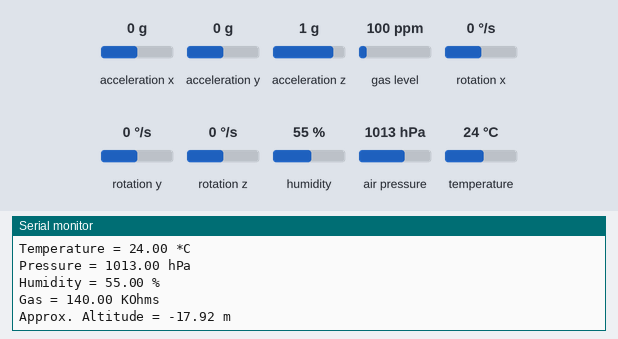
The sketch below on a simulated Arduino Leonardo, built with avr-gcc and run on an emulated ATmega32U4. Shown: the last lines printed to the serial monitor. The inputs (shaded band) are chosen by the test bench; at power-on: acceleration x 0 g, acceleration y 0 g, acceleration z 1 g, gas level 100 ppm, rotation x 0 °/s, rotation y 0 °/s, rotation z 0 °/s, humidity 55 %, air pressure 1013 hPa, temperature 24 °C.

Above: at 1.3 s.
1.4 s: acceleration x set to -1.4 g
At 3.0 s:
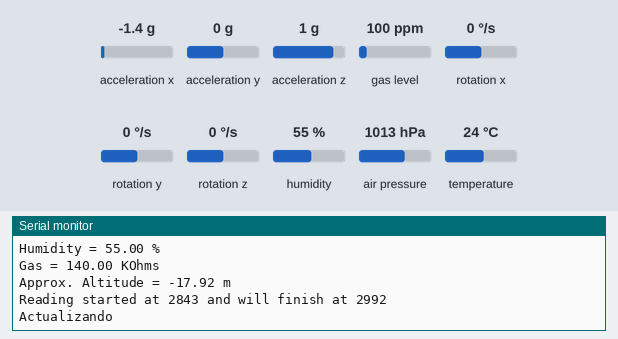
4.2 s: acceleration y set to -1.4 g
At 5.72 s:
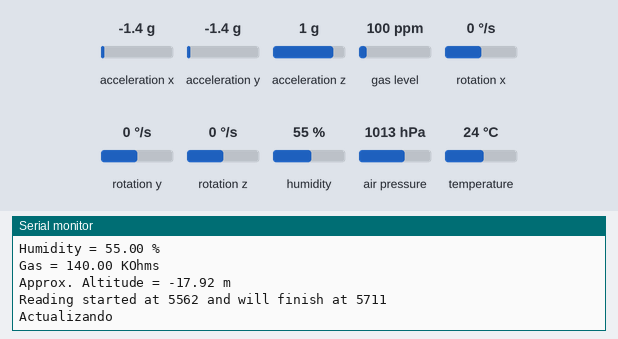
7.0 s: acceleration z set to -1.4 g
At 8.44 s:
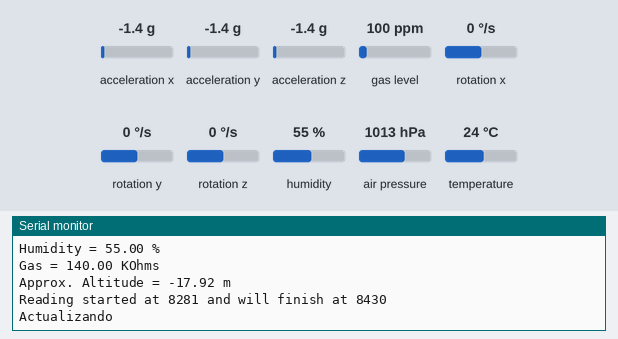
9.8 s: gas level set to 20 ppm
At 11.8 s:
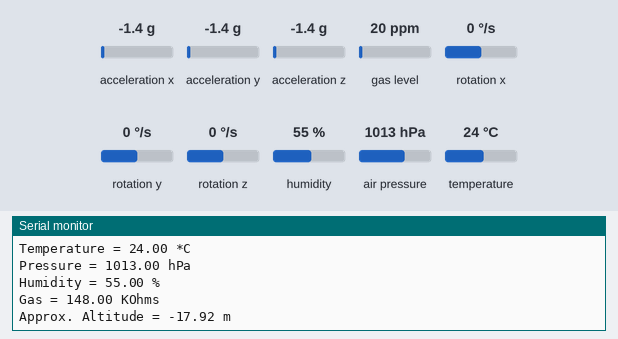
12.6 s: rotation x set to -192 °/s
At 13.88 s:
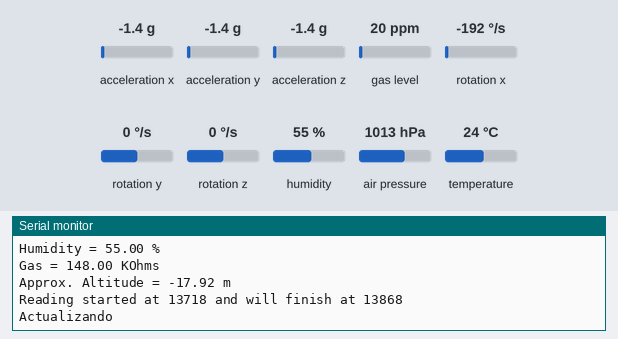

Measured:
- after the input at 9.8 s, the serial monitor: prints a new line after 1.4 s (image 4)

The sketch:

Lecturas_BME-MPU.ino
```cpp
#include <Adafruit_MPU6050.h>
#include <Adafruit_Sensor.h>
#include <SPI.h>
#include <Adafruit_Sensor.h>
#include "Adafruit_BME680.h"
#include <Wire.h>


#define SEALEVELPRESSURE_HPA (1013.25)

Adafruit_MPU6050 mpu;
Adafruit_BME680 bme; // I2C

void setup() {
/////////////////////// CONFIGURACIÓN MPU6050  //////////////////////
 Serial.begin(115200);
  while (!Serial)
    delay(10); // will pause Zero, Leonardo, etc until serial console opens

  Serial.println("Adafruit MPU6050 test!");

  // Try to initialize!
  if (!mpu.begin()) {
    Serial.println("Failed to find MPU6050 chip");
    while (1) {
      delay(10);
    }
  }
  Serial.println("MPU6050 Found!");

  mpu.setAccelerometerRange(MPU6050_RANGE_8_G);
  Serial.print("Accelerometer range set to: ");
  switch (mpu.getAccelerometerRange()) {
  case MPU6050_RANGE_2_G:
    Serial.println("+-2G");
    break;
  case MPU6050_RANGE_4_G:
    Serial.println("+-4G");
    break;
  case MPU6050_RANGE_8_G:
    Serial.println("+-8G");
    break;
  case MPU6050_RANGE_16_G:
    Serial.println("+-16G");
    break;
  }
  mpu.setGyroRange(MPU6050_RANGE_500_DEG);
  Serial.print("Gyro range set to: ");
  switch (mpu.getGyroRange()) {
  case MPU6050_RANGE_250_DEG:
    Serial.println("+- 250 deg/s");
    break;
  case MPU6050_RANGE_500_DEG:
    Serial.println("+- 500 deg/s");
    break;
  case MPU6050_RANGE_1000_DEG:
    Serial.println("+- 1000 deg/s");
    break;
  case MPU6050_RANGE_2000_DEG:
    Serial.println("+- 2000 deg/s");
    break;
  }

  mpu.setFilterBandwidth(MPU6050_BAND_21_HZ);
  Serial.print("Filter bandwidth set to: ");
  switch (mpu.getFilterBandwidth()) {
  case MPU6050_BAND_260_HZ:
    Serial.println("260 Hz");
    break;
  case MPU6050_BAND_184_HZ:
    Serial.println("184 Hz");
    break;
  case MPU6050_BAND_94_HZ:
    Serial.println("94 Hz");
    break;
  case MPU6050_BAND_44_HZ:
    Serial.println("44 Hz");
    break;
  case MPU6050_BAND_21_HZ:
    Serial.println("21 Hz");
    break;
  case MPU6050_BAND_10_HZ:
    Serial.println("10 Hz");
    break;
  case MPU6050_BAND_5_HZ:
    Serial.println("5 Hz");
    break;
  }
/////////////////////// CONFIGURACIÓN BME680  //////////////////////
  Serial.println("");
  delay(100);

   while (!Serial);
  Serial.println(F("BME680 async test"));

  if (!bme.begin()) {
    Serial.println(F("Could not find a valid BME680 sensor, check wiring!"));
    while (1);
  }

  // Set up oversampling and filter initialization
  bme.setTemperatureOversampling(BME680_OS_8X);
  bme.setHumidityOversampling(BME680_OS_2X);
  bme.setPressureOversampling(BME680_OS_4X);
  bme.setIIRFilterSize(BME680_FILTER_SIZE_3);
  bme.setGasHeater(320, 150); // 320*C for 150 ms


}

void loop() {
 /* Get new sensor events with the readings */
   unsigned long endTime = bme.beginReading();
  if (endTime == 0) {
    Serial.println(F("Failed to begin reading :("));
    return;
  }
  Serial.print(F("Reading started at "));
  Serial.print(millis());
  Serial.print(F(" and will finish at "));
  Serial.println(endTime);

  Serial.println(F("Actualizando"));
  delay(50);

  if (!bme.endReading()) {
    Serial.println(F("Failed to complete reading :("));
    return;
  }

  ////GetfromMPU6050
  sensors_event_t a, g, temp;
  mpu.getEvent(&a, &g, &temp);


  /* Print out the values */
  Serial.print("Acceleration X: ");
  Serial.print(a.acceleration.x);
  Serial.print(", Y: ");
  Serial.print(a.acceleration.y);
  Serial.print(", Z: ");
  Serial.print(a.acceleration.z);
  Serial.println(" m/s^2");

  Serial.print("Rotation X: ");
  Serial.print(g.gyro.x);
  Serial.print(", Y: ");
  Serial.print(g.gyro.y);
  Serial.print(", Z: ");
  Serial.print(g.gyro.z);
  Serial.println(" rad/s");
  /*
  Serial.print("Temperature: ");
  Serial.print(temp.temperature);
  Serial.println(" degC");
  */
  Serial.print(F("Temperature = "));
  Serial.print(bme.temperature);
  Serial.println(F(" *C"));

  Serial.print(F("Pressure = "));
  Serial.print(bme.pressure / 100.0);
  Serial.println(F(" hPa"));

  Serial.print(F("Humidity = "));
  Serial.print(bme.humidity);
  Serial.println(F(" %"));

  Serial.print(F("Gas = "));
  Serial.print(bme.gas_resistance / 1000.0);
  Serial.println(F(" KOhms"));

  Serial.print(F("Approx. Altitude = "));
  Serial.print(bme.readAltitude(SEALEVELPRESSURE_HPA)-20);
  Serial.println(F(" m"));

  Serial.println();
  delay(2000);

  Serial.println("");
  delay(500);
}
```
